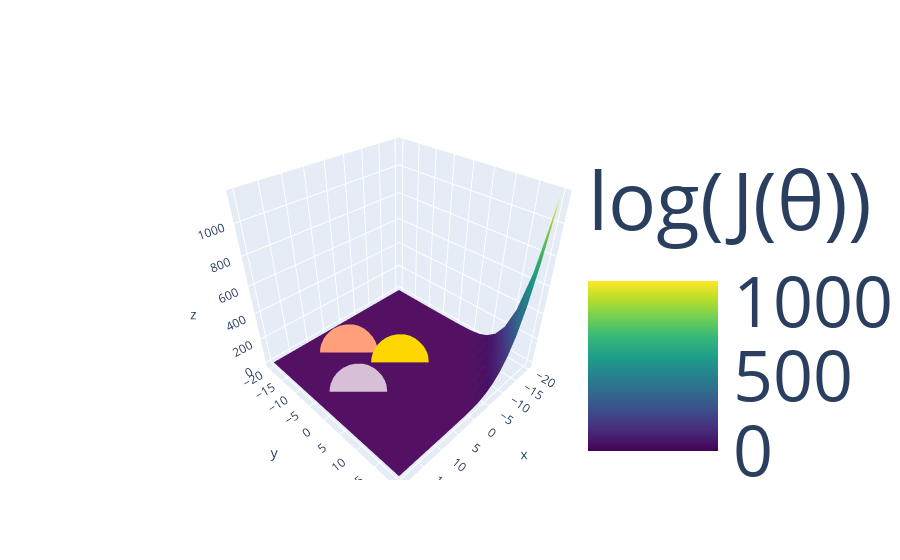

Here is the notebook cell this chart was saved with:
### Code cell
fig_surf = plot_surface(vals, grid_arr, meta_data, update_layout=False)
fig_surf.show()

### Figure 1 — Plotly figure (JSON) as saved in the notebook; plotly's stock layout.template omitted (floating-point values rounded to 4 significant figures; data arrays with more than 128 entries replaced by an {"elided": "..."} marker saying what was removed)
{"data": [{"colorbar": {"len": 0.8, "lenmode": "fraction", "thickness": 130, "tickfont": {"size": 70}, "title": {"font": {"size": 80}, "text": "log(J(θ))"}, "x": 0.78, "y": 0.45}, "colorscale": [[0, "#440154"], [0.1111, "#482878"], [0.2222, "#3e4989"], [0.3333, "#31688e"], [0.4444, "#26828e"], [0.5556, "#1f9e89"], [0.6667, "#35b779"], [0.7778, "#6ece58"], [0.8889, "#b5de2b"], [1, "#fde725"]], "name": "log(J(θ))", "type": "surface", "x": [-20, -17.89, -15.79, -13.68, -11.58, -9.474, -7.368, -5.263, -3.158, -1.053, 1.053, 3.158, 5.263, 7.368, 9.474, 11.58, 13.68, 15.79, 17.89, 20], "y": [-20, -17.89, -15.79, -13.68, -11.58, -9.474, -7.368, -5.263, -3.158, -1.053, 1.053, 3.158, 5.263, 7.368, 9.474, 11.58, 13.68, 15.79, 17.89, 20], "z": {"elided": "20x20 float values"}}, {"marker": {"color": ["gold"], "size": 20}, "mode": "markers", "showlegend": false, "type": "scatter3d", "x": [0], "y": [0], "z": [5.441e-06]}, {"marker": {"color": ["thistle"], "size": 20}, "mode": "markers", "showlegend": false, "type": "scatter3d", "x": [12.37], "y": [1.304e-08], "z": [2.79e-05]}, {"marker": {"color": ["lightsalmon"], "size": 20}, "mode": "markers", "showlegend": false, "type": "scatter3d", "x": [6.095], "y": [-10.67], "z": [2.79e-05]}], "layout": {}}
